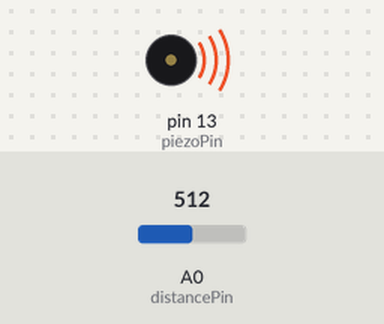
The sketch below on a simulated Arduino Uno, built with avr-gcc and run on an emulated ATmega328P. On the bench: buzzer (waves = sounding, pin HIGH). The test bench sets the inputs (shaded band); at power-on: A0 (distancePin) = 512.

Above: at 1.2 s.
1.3 s: A0 (distancePin) set to 412
At 1.9 s:
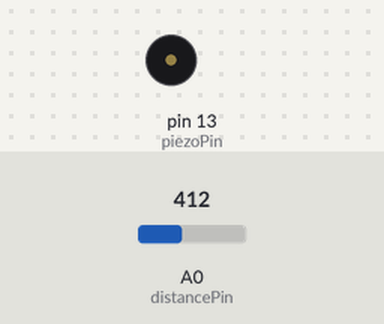
4.3 s: A0 (distancePin) set to 383
At 5.3 s:
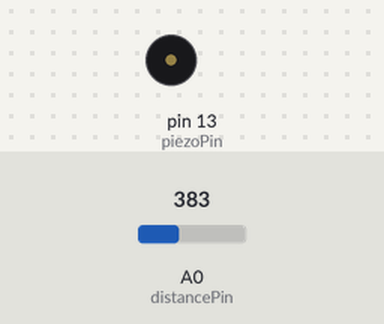
Timing chart, 0 to 7.3 s (numbered marks = the images above; inputs shaded):
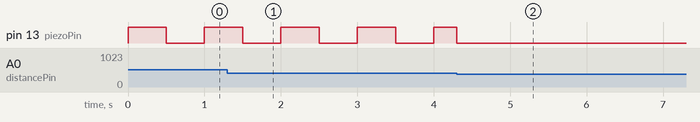

The sketch:

K11_3.ino
```cpp
/*
  Home Security using Proximity IR

  Using the infrared proximity sensor, we make a piezo buzzer
  beep periodically. Notice how this code makes no use of
  the delay() function, but uses the millis() function.

  One disadvantage of the delay() function is that the
  board really does nothing during that period. When you need
  to constantly monitor data, delay() might block this process
  and may cause you not to detect certain happenings.

  Created by Bayanihan Labs.
*/

const int piezoPin = 13,
          distancePin = A0,
          duration = 500;
const float tolerance = 400.00;
boolean pulseState = HIGH;
long previousTime;

void setup() {
  /*
   * Initialize the pins as usual, and set board time to
   * previousTime.
   */
  pinMode(piezoPin, OUTPUT);
  previousTime = millis();
}

void loop() {
  /*
   * Store read value to the reading variable.
   * Whenever this reading reaches a certain limit,
   * run the beep function, else, make sure that the
   * piezo will be quiet.
   */
  float reading = analogRead(distancePin);

  if (reading > tolerance) {
    beep(millis());
  } else {
    pulseState = LOW;
    digitalWrite(piezoPin, pulseState);
  }
}

void beep (int currentTime) {
  /*
   * Whenever the difference of the current time
   * and the previous logged time exceeds the set duration,
   * flip the state variable and log the current time.
   */

  if (currentTime - previousTime >= duration) {
    pulseState ^= HIGH;
    previousTime = currentTime;
  }

  digitalWrite(piezoPin, pulseState);
}

/*
 * Infrared distance sensors usually have a predetermined
 * formula to translate analogRead() values into length
 * (in centimeters). Try researching this one out and
 * change the reading (line 39) and tolerance (line 19)
 * accordingly.
 */
```

Measured:
- the behaviour switches between 401 and 400 on A0 (distancePin) (found by bisection; images 1 and 2)
